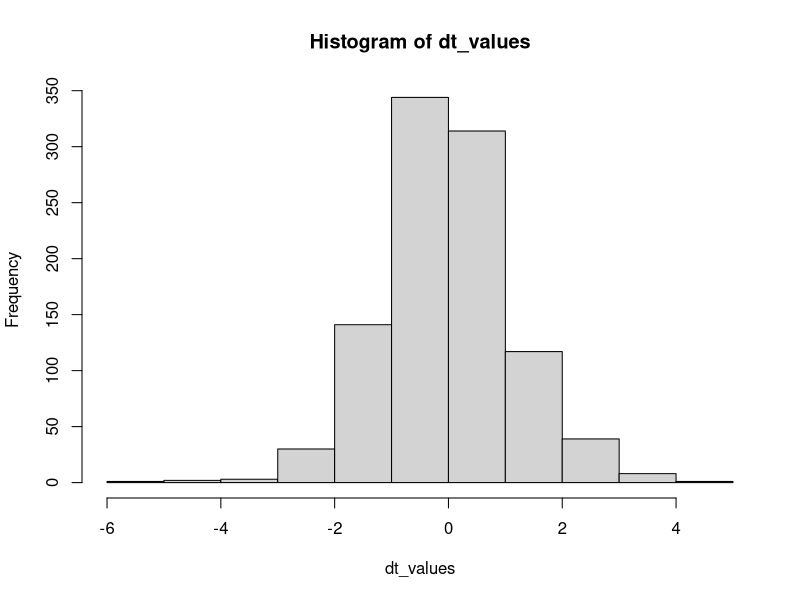
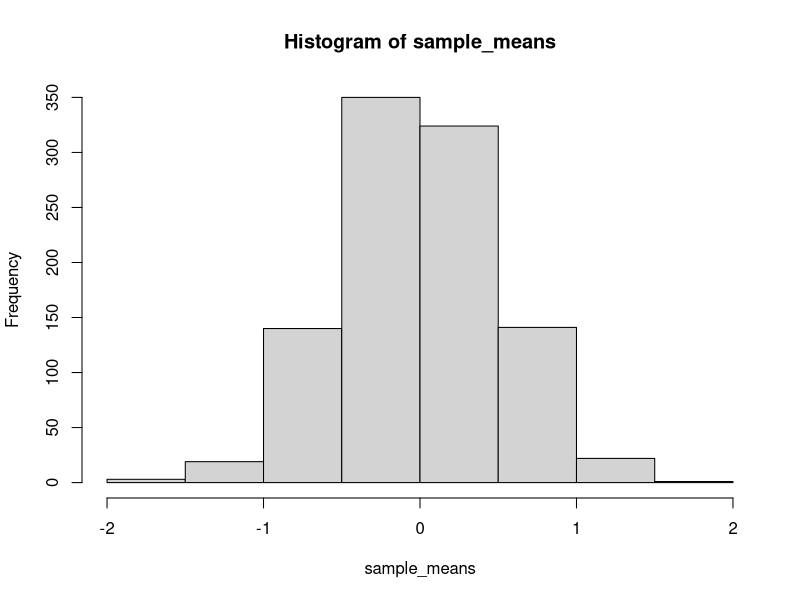
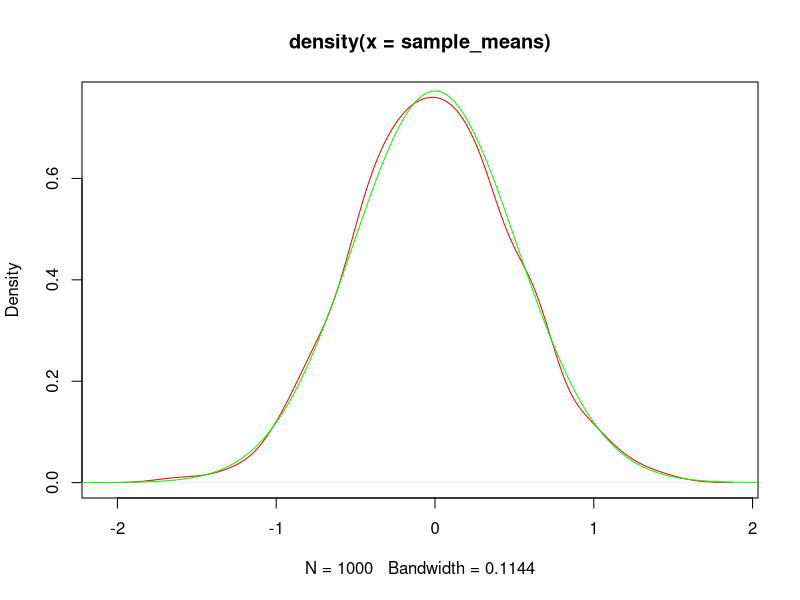
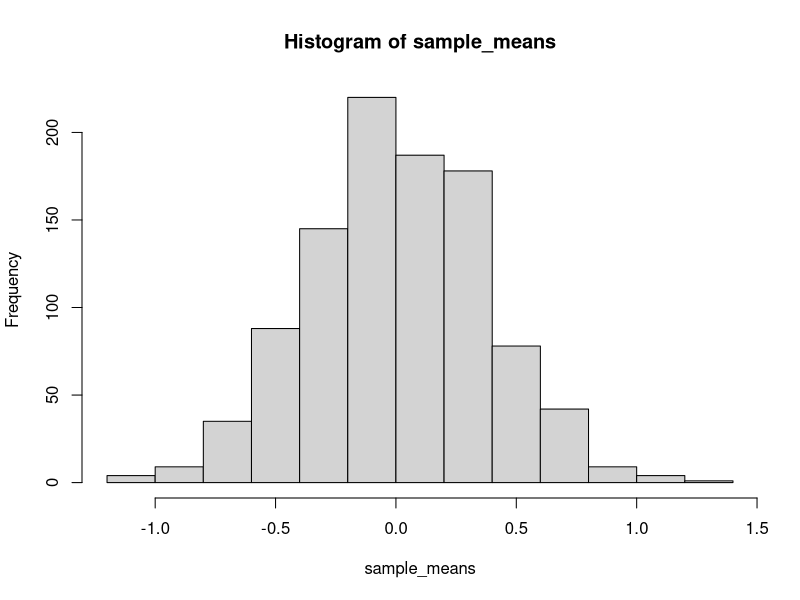
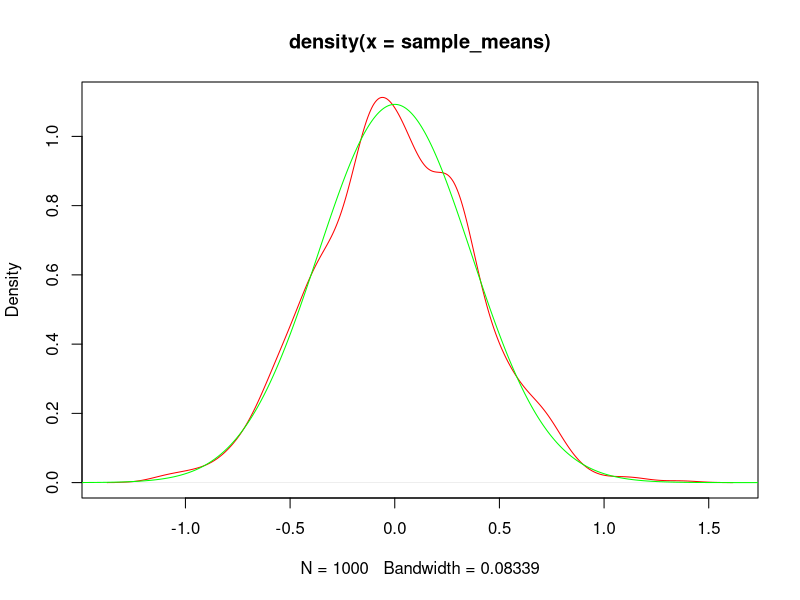
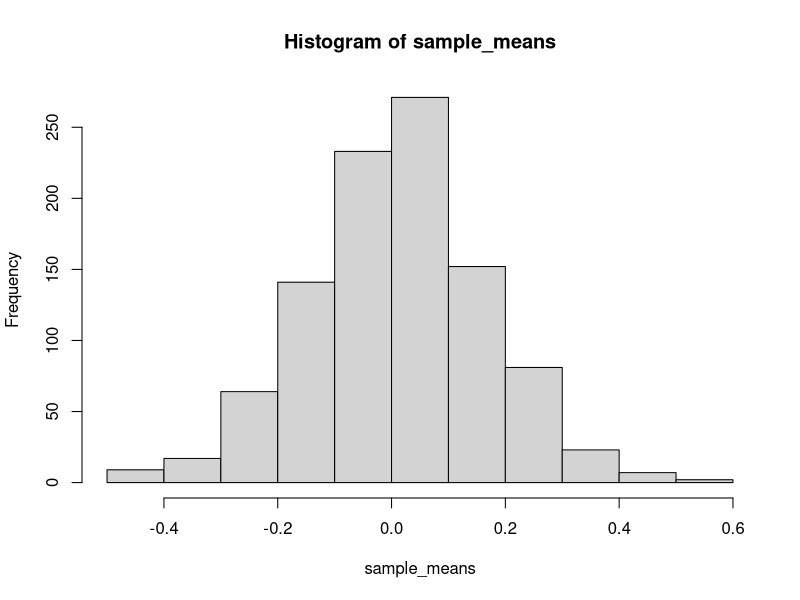
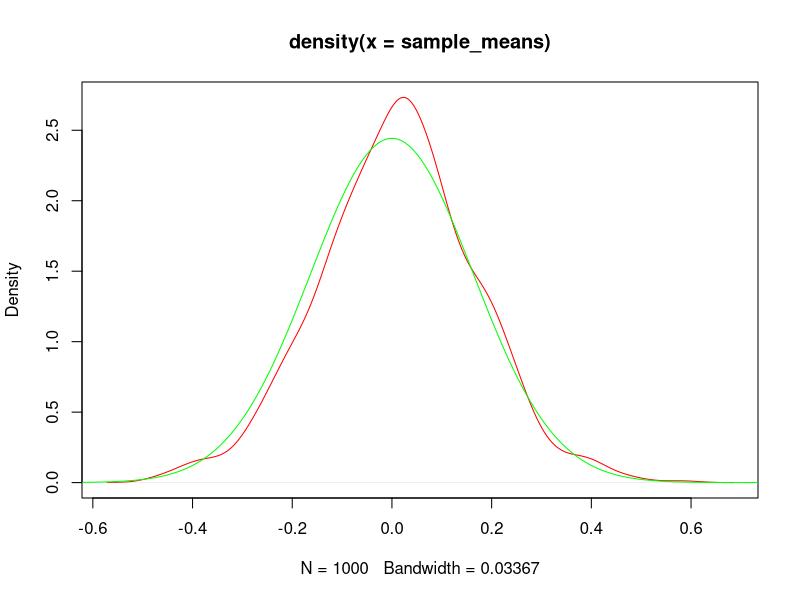

Generate these figures, in order, with R:
## ---- chunk 1
length <- 1000
x <- seq(-4, 4, length=length)
degf <- 8
dt_values = rt(length, df=degf)
## ---- chunk 2
hist(dt_values)
## ---- chunk 3
create_sample = function(n) {
  l <- rep(0, 1000)
  for (i in 1:1000) {
    l[i] <- mean(rt(n, df=degf))
  }
  l
}

run_analysis = function(n) {
  sample_means <- create_sample(n)
  hist(sample_means)
  plot(density(sample_means), type="l",col="red")
  x_CLT <- dnorm(x, mean = 0, sd = sqrt((degf / (degf - 2)) / n))
  lines(x, x_CLT, col = "green")
}
## ---- chunk 4
#plot of the histogram, kernel density estimate and a normal approximation from CLT to compare 
n <- 5
run_analysis(n)
## ---- chunk 5
n <- 10
run_analysis(n)
## ---- chunk 6
n <- 50
run_analysis(n)
